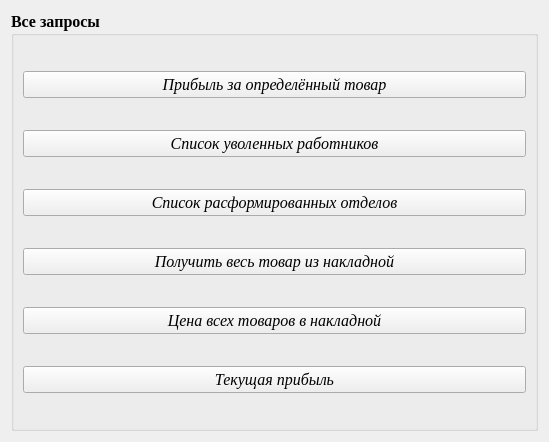
<?xml version="1.0" encoding="UTF-8"?>
<ui version="4.0">
 <class>all_selects</class>
 <widget class="QWidget" name="all_selects">
  <property name="geometry">
   <rect>
    <x>0</x>
    <y>0</y>
    <width>549</width>
    <height>442</height>
   </rect>
  </property>
  <property name="windowTitle">
   <string>Form</string>
  </property>
  <layout class="QGridLayout" name="gridLayout_2">
   <item row="0" column="0">
    <widget class="QGroupBox" name="groupBox">
     <property name="font">
      <font>
       <family>Times New Roman</family>
       <pointsize>12</pointsize>
       <weight>75</weight>
       <bold>true</bold>
      </font>
     </property>
     <property name="title">
      <string>Все запросы</string>
     </property>
     <layout class="QGridLayout" name="gridLayout">
      <item row="2" column="0">
       <widget class="QPushButton" name="list_of_disbanded_departments">
        <property name="font">
         <font>
          <family>Times New Roman</family>
          <pointsize>12</pointsize>
          <weight>50</weight>
          <italic>true</italic>
          <bold>false</bold>
         </font>
        </property>
        <property name="text">
         <string>Список расформированных отделов</string>
        </property>
       </widget>
      </item>
      <item row="0" column="0">
       <widget class="QPushButton" name="profit_for_a_certain_product">
        <property name="font">
         <font>
          <family>Times New Roman</family>
          <pointsize>12</pointsize>
          <weight>50</weight>
          <italic>true</italic>
          <bold>false</bold>
         </font>
        </property>
        <property name="text">
         <string>Прибыль за определённый товар</string>
        </property>
       </widget>
      </item>
      <item row="1" column="0">
       <widget class="QPushButton" name="list_of_dismissed_emloyees">
        <property name="font">
         <font>
          <family>Times New Roman</family>
          <pointsize>12</pointsize>
          <weight>50</weight>
          <italic>true</italic>
          <bold>false</bold>
         </font>
        </property>
        <property name="text">
         <string>Список уволенных работников</string>
        </property>
       </widget>
      </item>
      <item row="4" column="0">
       <widget class="QPushButton" name="the_maximum_price_of_the_goods_in_the_invoice">
        <property name="font">
         <font>
          <family>Times New Roman</family>
          <pointsize>12</pointsize>
          <weight>50</weight>
          <italic>true</italic>
          <bold>false</bold>
         </font>
        </property>
        <property name="text">
         <string>Цена всех товаров в накладной</string>
        </property>
       </widget>
      </item>
      <item row="3" column="0">
       <widget class="QPushButton" name="get_all_the_goods_from_the_invoice">
        <property name="font">
         <font>
          <family>Times New Roman</family>
          <pointsize>12</pointsize>
          <weight>50</weight>
          <italic>true</italic>
          <bold>false</bold>
         </font>
        </property>
        <property name="text">
         <string>Получить весь товар из накладной</string>
        </property>
       </widget>
      </item>
      <item row="5" column="0">
       <widget class="QPushButton" name="all_profit">
        <property name="font">
         <font>
          <family>Times New Roman</family>
          <pointsize>12</pointsize>
          <weight>50</weight>
          <italic>true</italic>
          <bold>false</bold>
         </font>
        </property>
        <property name="text">
         <string>Текущая прибыль</string>
        </property>
       </widget>
      </item>
     </layout>
    </widget>
   </item>
  </layout>
 </widget>
 <resources/>
 <connections/>
</ui>
